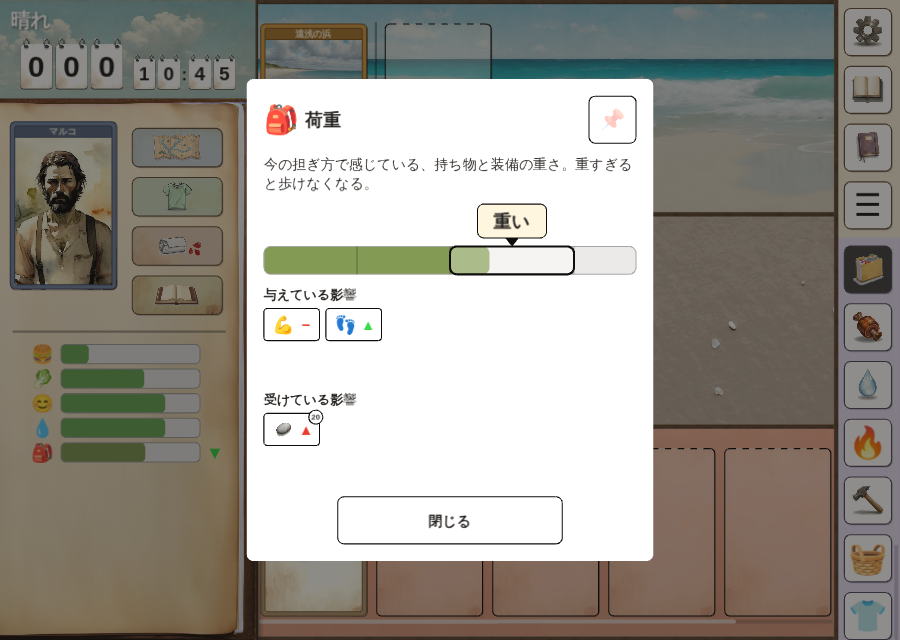
#> input picture 04ea799/before-load-detail.png, 900 x 640 px
$ python crop_patch.py ../../04ea799/before-load-detail.png --out out.png --box 5 5 5 5 --size 100 100
#> lines starting #> are read from the running program, lines starting #| are printed output that depends on the picture
"""生成した絵の一部を切り出して、そのまま1枚の絵として使える大きさへ引き伸ばす。

    python crop_patch.py in.png --out patch.png --box 330 660 400 620 --size 832 1280

**カードの地に敷く素材は、素材そのものを頼むより物から切り出したほうが正しい。** 羽を素材として
頼むと、翼の風切羽を並べた面になって胴の羽の並びにならなかった（recipes/junglefowl_injuries_card.json）。
鳥を1羽描かせてその胴から切り出せば、並びは実物のままになる。

引き伸ばしで細部は甘くなるが、この後に Qwen Image Edit を通すので問題にならない——**Qwenへ渡すのは
並びだけ**で、質感はそちらが描き直す。
"""

from __future__ import annotations

import argparse
import sys

from PIL import Image

# 書き先が端末でない Windows でも日本語を書けるように（tests/architecture/pythonStdout.test.ts）。
sys.stdout.reconfigure(encoding="utf-8")


def main() -> None:
    parser = argparse.ArgumentParser(description=__doc__)
    parser.add_argument("input", help="切り出す元のPNG")
    parser.add_argument("--out", required=True, help="PNGの保存先ファイル")
    parser.add_argument(
        "--box",
        type=int,
        nargs=4,
        required=True,
        metavar=("X", "Y", "W", "H"),
        help="切り出す矩形（元の絵の座標）",
    )
    parser.add_argument(
        "--size", type=int, nargs=2, required=True, metavar=("W", "H"), help="引き伸ばす先の寸法"
    )
    args = parser.parse_args()

    x, y, width, height = args.box
    image = Image.open(args.input).convert("RGB")
#> image is the input picture: PIL image 900x640 RGB; mean R, G, B 155.6, 151.9, 144
    if x < 0 or y < 0 or x + width > image.width or y + height > image.height:
        raise SystemExit(f"切り出す矩形が絵からはみ出しています（絵は{image.width}x{image.height}）")
    patch = image.crop((x, y, x + width, y + height)).resize(tuple(args.size), Image.LANCZOS)
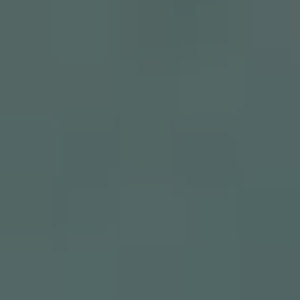
#> patch: PIL image 100x100 RGB (shown 3 times larger); mean R, G, B 82, 102.3, 100.5
    patch.save(args.out)
    print(f"-> {args.out}  {patch.width}x{patch.height}")
#| -> out.png  100x100


if __name__ == "__main__":
    main()
